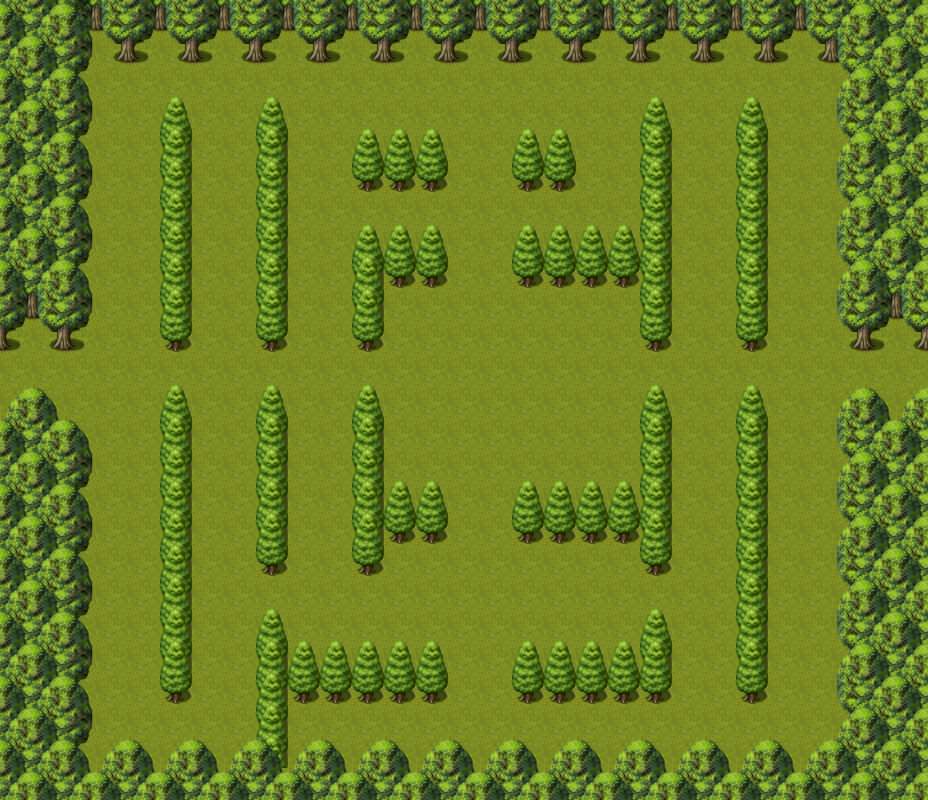

A 2D game scene composited from a Tiled map and its tileset images. What follows is a short description and the map's XML, with each tile layer's data collapsed to a summary:
An orthogonal 29x25 tile map with 32x32 px tiles, 3 tile layers (ground1, ground2, terrain1), 4 tilesets and 76 objects (wood1, wood2, wood3, wood5, wood6, ...).

<map version="1.0" tiledversion="1.0.3" orientation="orthogonal" renderorder="right-up" width="29" height="25" tilewidth="32" tileheight="32" nextobjectid="81">
 <properties>
  <property name="music" value="THEME_FOREST" />
 </properties>
 <tileset firstgid="1" source="Celianna_TileA2.tsx" />
 <tileset firstgid="481" source="spring_E2_Candacis.tsx" />
 <tileset firstgid="737" source="outside_decoration.tsx" />
 <tileset firstgid="993" source="terrain.tsx" />
 <layer name="ground1" width="29" height="25">
  <data>[725 cells, 708 non-empty, 8 distinct tile ids]</data>
 </layer>
 <layer name="ground2" width="29" height="25">
  <data>[725 cells, 247 non-empty, 21 distinct tile ids]</data>
 </layer>
 <layer name="terrain1" width="29" height="25">
  <data>[725 cells, 71 non-empty, 8 distinct tile ids]</data>
 </layer>
 <objectgroup name="interactions">
  <object id="1" name="wood1" gid="1038" x="769" y="198" width="32" height="32" />
  <object id="2" name="wood2" gid="1038" x="676" y="253" width="32" height="32" />
  <object id="3" name="wood3" gid="1038" x="677" y="542" width="32" height="32" />
  <object id="6" name="wood5" gid="1038" x="294" y="414" width="32" height="32" />
  <object id="7" name="wood6" gid="1038" x="290" y="354" width="32" height="32" />
  <object id="8" name="wood7" gid="1038" x="448" y="289" width="32" height="32" />
  <object id="9" name="wood4" gid="1038" x="446" y="702" width="32" height="32" />
  <object id="10" name="wood8" gid="1038" x="450" y="545" width="32" height="32" />
  <object id="11" name="wood9" gid="1038" x="195" y="161" width="32" height="32" />
  <object id="12" name="wood10" gid="1038" x="193" y="573" width="32" height="32" />
  <object id="13" name="woodV1" gid="1038" x="736" y="411" width="32" height="32" />
  <object id="14" name="woodV2" gid="1038" x="642" y="414" width="32" height="32" />
  <object id="15" name="woodV3" gid="1038" x="640" y="125" width="32" height="32" />
  <object id="16" name="woodV4" gid="1038" x="257" y="128" width="32" height="32" />
  <object id="17" name="woodV5" gid="1038" x="254" y="410" width="32" height="32" />
  <object id="18" name="woodV6" gid="1038" x="255" y="638" width="32" height="32" />
  <object id="19" name="woodV7" gid="1038" x="414" y="765" width="32" height="32" />
  <object id="20" name="barrier1" gid="1038" x="778" y="704" width="32" height="32" />
  <object id="21" name="barrier2" gid="1038" x="721" y="769" width="32" height="32" />
  <object id="22" name="monster_tank" gid="1038" x="783" y="752" width="32" height="32" />
  <object id="23" name="activator_push_pull1" gid="1038" x="606" y="377" width="32" height="32" />
  <object id="24" name="activator" gid="1038" x="577" y="503" width="32" height="32" />
  <object id="25" name="barrier3" gid="1038" x="834" y="403" width="32" height="32" />
  <object id="26" name="portal1" gid="1038" x="19" y="405" width="32" height="32" />
  <object id="27" name="portal2" gid="1038" x="882" y="395" width="32" height="32" />
  <object id="80" name="activator_push_pull2" gid="1038" x="608" y="414" width="32" height="32" />
 </objectgroup>
 <objectgroup name="collision">
  <object id="28" x="-4" y="-2.66667" width="930.667" height="66.6667" />
  <object id="29" x="0" y="772" width="930.667" height="28" />
  <object id="32" x="929.333" y="350.667">
   <polygon points="0,0 -78.6667,-1.33333 -94.6667,-28 -90.6667,-336 -2.66667,-337.333" />
  </object>
  <object id="33" x="-1.33333" y="418.667">
   <polygon points="0,0 78.6667,0 98.6667,32 94.6667,370.667 2.66667,372" />
  </object>
  <object id="34" x="96" y="37.3333">
   <polygon points="0,0 -2.66667,282.667 -17.3333,314.667 -100,314.667 -96,4" />
  </object>
  <object id="35" x="833.333" y="416" width="96" height="366.667" />
  <object id="36" x="158.667" y="130.667" width="32" height="221.333" />
  <object id="37" x="160" y="417.333" width="30.6667" height="285.333" />
  <object id="38" x="257.333" y="418.667" width="32" height="157.667" />
  <object id="39" x="257.333" y="645.333" width="26.6667" height="140" />
  <object id="40" x="258.667" y="668" width="185.333" height="34.6667" />
  <object id="41" x="510.667" y="672" width="160" height="32" />
  <object id="42" x="642.667" y="641.333" width="28" height="42.6667" />
  <object id="43" x="640" y="416" width="32" height="160" />
  <object id="44" x="353.333" y="418.667" width="32" height="157.333" />
  <object id="45" x="382.667" y="510.667" width="65.3333" height="32" />
  <object id="46" x="354.667" y="261.333" width="30.6667" height="89.3333" />
  <object id="47" x="354.667" y="258.667" width="93.3333" height="26.6667" />
  <object id="48" x="512" y="258.667" width="130.667" height="30.6667" />
  <object id="49" x="637.333" y="132" width="34.6667" height="226.667" />
  <object id="50" x="352" y="162.667" width="94.6667" height="29.3333" />
  <object id="51" x="513.333" y="164" width="65.3333" height="26.6667" />
  <object id="52" x="734.667" y="129.333" width="30.6667" height="222.667" />
  <object id="53" x="737.333" y="418.667" width="28" height="285.333" />
  <object id="54" x="257.333" y="133.333" width="30.6667" height="217.333" />
  <object id="75" x="917" y="351" width="13" height="53" />
  <object id="76" x="-3" y="345" width="13" height="78" />
  <object id="77" x="513" y="513" width="136" height="29" />
 </objectgroup>
 <objectgroup name="zindex">
  <object id="55" x="354.667" y="129.333" width="93.3333" height="64" />
  <object id="56" x="513.333" y="126.667" width="68" height="66.6667" />
  <object id="57" x="161.333" y="94.6667" width="29.3333" height="102.667" />
  <object id="58" x="253.333" y="96" width="34.6667" height="97.3333" />
  <object id="59" x="640" y="93.3333" width="30.6667" height="85.3333" />
  <object id="60" x="734.667" y="93.3333" width="28" height="96" />
  <object id="61" x="640" y="384" width="32" height="82.6667" />
  <object id="62" x="734.667" y="386.667" width="30.6667" height="85.3333" />
  <object id="63" x="833.333" y="385.333" width="97.3333" height="53.3333" />
  <object id="64" x="-2.66667" y="384" width="77.3333" height="57.3333" />
  <object id="65" x="158.667" y="384" width="30.6667" height="76" />
  <object id="66" x="252" y="384" width="37.3333" height="84" />
  <object id="67" x="349.333" y="381.333" width="36" height="58.6667" />
  <object id="68" x="350.667" y="224" width="104" height="48" />
  <object id="69" x="509.333" y="224" width="134.667" height="37.3333" />
  <object id="70" x="510.667" y="638.667" width="161.333" height="42.6667" />
  <object id="71" x="637.333" y="608" width="38.6667" height="72" />
  <object id="72" x="280" y="637.333" width="164" height="36" />
  <object id="73" x="254.667" y="610.333" width="32" height="68.3333" />
  <object id="74" x="21.3333" y="733.333" width="905.333" height="49.3333" />
  <object id="78" x="511" y="479" width="142" height="63" />
  <object id="79" x="382" y="480" width="67" height="64" />
 </objectgroup>
 <objectgroup name="items" />
</map>
